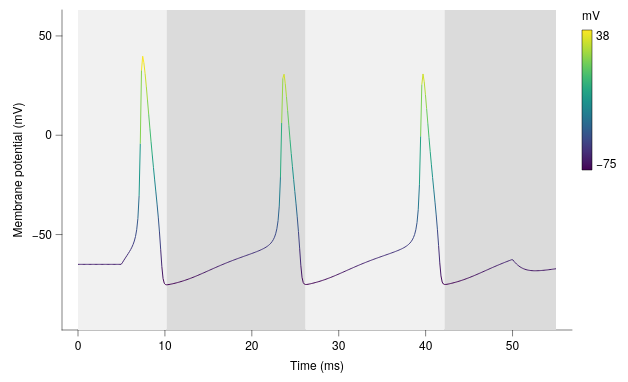

Specify this chart in Vega-Lite:
### Vega-Lite specification from a JSON file in a GitHub repository (floating-point values rounded to 4 significant figures; data arrays with more than 128 entries replaced by an {"elided": "..."} marker saying what was removed)
{"background": null, "config": {"arc": {"fill": "#DBDBDB", "fillOpacity": 1.0, "innerRadius": 40.0, "padAngle": 0.03, "stroke": "black", "strokeOpacity": 1, "strokeWidth": 0.25}, "area": {"fill": "#DBDBDB", "fillOpacity": 1.0, "stroke": "black", "strokeOpacity": 1, "strokeWidth": 0.25}, "axis": {"domain": true, "domainCap": "round", "domainColor": "black", "domainWidth": 0.25, "grid": false, "gridCap": "round", "gridColor": "#F1F1F1", "gridDash": [0, 0], "gridOpacity": 1.0, "gridWidth": 0.25, "labelColor": "black", "labelFont": "Helvetica Neue, HelveticaNeue, Helvetica, Arial, sans-serif", "labelFontSize": 6, "labelFontStyle": "normal", "labelFontWeight": 400, "offset": 0, "ticks": true, "tickCap": "round", "tickColor": "black", "tickRound": false, "tickSize": 3.0, "tickWidth": 0.25, "titleColor": "black", "titleFont": "Helvetica Neue, HelveticaNeue, Helvetica, Arial, sans-serif", "titleFontSize": 6, "titleFontStyle": "normal", "titleFontWeight": 400}, "axisX": {"domain": true, "labelAlign": "center", "labelAngle": 0, "labels": true, "ticks": true, "translate": 0}, "axisY": {"domain": true, "labelAlign": "right", "labelAngle": 0, "labels": true, "ticks": true, "translate": 0}, "axisRight": {"domain": true, "labelAlign": "left", "labelAngle": 0, "labels": true, "ticks": true, "translate": 0}, "axisTop": {"domain": true, "labelAlign": "center", "labelAngle": 0, "labels": true, "ticks": true, "translate": 0}, "axisBand": {"tickOffset": 0}, "bar": {"fill": "#DBDBDB", "fillOpacity": 1.0, "stroke": "black", "strokeOpacity": 1, "strokeWidth": 0.25}, "boxplot": {"size": 14.4, "ticks": {"cornerRadius": 0.25, "fill": "black", "opacity": 1, "size": 7.2, "thickness": 0.25}, "box": {"fillOpacity": 1.0, "stroke": "black", "strokeOpacity": 1, "strokeWidth": 0.25}, "median": {"cornerRadius": 0, "fill": "black", "fillOpacity": 1.0, "opacity": 1, "size": 14.4, "thickness": 0.25}, "rule": {"fill": "black", "fillOpacity": 1.0, "size": 16.0, "stroke": "black", "strokeDash": [0, 0], "strokeOpacity": 1, "strokeWidth": 0.25}, "outliers": {"color": "black", "fill": "black", "fillOpacity": 1.0, "size": 0, "stroke": "black", "strokeOpacity": 1, "strokeWidth": 0.25}}, "circle": {"fill": "black", "fillOpacity": 1.0, "size": 2.0, "stroke": null, "strokeOpacity": 1, "strokeWidth": 0.25}, "errorband": {"band": {"fillOpacity": 0.6, "stroke": null, "strokeWidth": 0.25, "strokeOpacity": 1}, "borders": {"opacity": 0, "strokeOpacity": 1, "strokeWidth": 0.25}}, "errorbar": {"opacity": 1, "rule": {"strokeDash": [0, 0], "strokeWidth": 0.25}, "ticks": {"color": "black", "cornerRadius": 0.125, "opacity": 1, "size": 9.6, "thickness": 0.25}, "thickness": 0.25}, "font": "Helvetica Neue, HelveticaNeue, Helvetica, Arial, sans-serif", "geoshape": {"fill": "#DBDBDB", "fillOpacity": 1.0, "stroke": "black", "strokeOpacity": 1, "strokeWidth": 0.25}, "header": {"labelColor": "black", "labelFont": "Helvetica Neue, HelveticaNeue, Helvetica, Arial, sans-serif", "labelFontSize": 6, "labelFontStyle": "normal", "labelFontWeight": 400, "titleColor": "black", "titleFont": "Helvetica Neue, HelveticaNeue, Helvetica, Arial, sans-serif", "titleFontSize": 6, "titleFontStyle": "normal", "titleFontWeight": 400, "titlePadding": 0}, "legend": {"disable": false, "offset": 4.5, "titlePadding": 4, "labelOffset": 2, "gradientLabelOffset": 2, "columnPadding": 4, "rowPadding": 2, "gradientThickness": 5, "gradientOpacity": 1.0, "gradientStrokeColor": "black", "gradientStrokeWidth": 0.25, "labelColor": "black", "labelFont": "Helvetica Neue, HelveticaNeue, Helvetica, Arial, sans-serif", "labelFontSize": 6, "labelFontStyle": "normal", "labelFontWeight": 400, "strokeColor": "black", "strokeWidth": 0, "symbolSize": 36, "symbolStrokeColor": "black", "symbolStrokeWidth": 0.25, "titleColor": "black", "titleFont": "Helvetica Neue, HelveticaNeue, Helvetica, Arial, sans-serif", "titleFontSize": 6, "titleFontStyle": "normal", "titleFontWeight": 400}, "line": {"color": "black", "stroke": "black", "strokeCap": "butt", "strokeDash": [0, 0], "strokeOpacity": 1, "strokeWidth": 0.5}, "point": {"filled": true, "fill": "#DBDBDB", "fillOpacity": 1.0, "size": 8.0, "stroke": "black", "strokeOpacity": 1, "strokeWidth": 0.25}, "range": {"category": ["#9D9D9D", "#28287D", "#004225", "#47266F", "#00605D", "#DBDBDB", "#7983C1", "#6E927B", "#937FB4", "#699A97"], "diverging": {"scheme": ["#4F4265", "#6A5C82", "#85789D", "#A196B7", "#BDB5CE", "#D8D6DD", "#F6F6F6", "#CED8D7", "#9DBFBD", "#75A3A0", "#518683", "#326967", "#164D4B"]}, "heatmap": {"scheme": ["#440154", "#472270", "#433E82", "#38598C", "#2C728E", "#238A8D", "#24A086", "#39B578", "#5DC862", "#96D646", "#CAE02D", "#FDE724"]}, "ordinal": {"scheme": ["#F1F1F1", "#DBDBDB", "#C6C6C6", "#B2B2B2", "#9D9D9D", "#898989", "#767676", "#636363", "#515151", "#404040", "#2F2F2F", "#1F1F1F"]}, "ramp": {"scheme": ["#440154", "#472270", "#433E82", "#38598C", "#2C728E", "#238A8D", "#24A086", "#39B578", "#5DC862", "#96D646", "#CAE02D", "#FDE724"]}}, "rule": {"color": "black", "stroke": "black", "strokeCap": "round", "strokeDash": [2, 2], "strokeOpacity": 1, "strokeWidth": 0.25}, "scale": {"barBandPaddingInner": 0.1, "rectBandPaddingInner": 0, "tickBandPaddingInner": 0.1, "bandPaddingOuter": 0.1, "bandWithNestedOffsetPaddingInner": 0.2, "bandWithNestedOffsetPaddingOuter": 0.2, "offsetBandPaddingInner": 0, "offsetBandPaddingOuter": 0, "continuousPadding": 8.0, "round": false}, "rect": {"fill": "#DBDBDB", "fillOpacity": 1.0, "stroke": "black", "strokeOpacity": 1, "strokeWidth": 0.25}, "square": {"fill": "#DBDBDB", "fillOpacity": 1.0, "size": 16.0, "stroke": "black", "strokeOpacity": 1, "strokeWidth": 0.25}, "text": {"color": "black", "font": "Helvetica Neue, HelveticaNeue, Helvetica, Arial, sans-serif", "fontSize": 6, "fontStyle": "normal", "fontWeight": 400}, "tick": {"color": "black", "cornerRadius": 0.125, "opacity": 1.0, "size": 14.4, "thickness": 0.25}, "title": {"anchor": "middle", "frame": "group", "color": "black", "font": "Helvetica Neue, HelveticaNeue, Helvetica, Arial, sans-serif", "fontSize": 6, "fontStyle": "normal", "fontWeight": 400, "subtitleColor": "black", "subtitleFont": "Helvetica Neue, HelveticaNeue, Helvetica, Arial, sans-serif", "subtitleFontSize": 6, "subtitleFontStyle": "normal", "subtitleFontWeight": 400}, "trail": {"color": "black", "opacity": 1, "size": 0.5}, "view": {"continuousWidth": 255, "continuousHeight": 160, "discreteWidth": 255, "discreteHeight": 160, "fill": null, "stroke": null, "strokeWidth": 0.25}}, "layer": [{"data": {"name": "data-f649f9d1c293ec8042ca0358e3477a5a"}, "mark": {"type": "rect", "color": "#F1F1F1", "cornerRadius": 0, "opacity": 1.0, "stroke": null, "strokeOpacity": 0, "strokeWidth": 0}, "encoding": {"x": {"datum": 0.0}, "x2": {"datum": 10.2}}, "name": "__dsshade_3"}, {"data": {"name": "data-f649f9d1c293ec8042ca0358e3477a5a"}, "mark": {"type": "rect", "color": "#DBDBDB", "cornerRadius": 0, "opacity": 1.0, "stroke": null, "strokeOpacity": 0, "strokeWidth": 0}, "encoding": {"x": {"datum": 10.2}, "x2": {"datum": 26.19}}, "name": "__dsshade_4"}, {"data": {"name": "data-f649f9d1c293ec8042ca0358e3477a5a"}, "mark": {"type": "rect", "color": "#F1F1F1", "cornerRadius": 0, "opacity": 1.0, "stroke": null, "strokeOpacity": 0, "strokeWidth": 0}, "encoding": {"x": {"datum": 26.19}, "x2": {"datum": 42.18}}, "name": "__dsshade_5"}, {"data": {"name": "data-f649f9d1c293ec8042ca0358e3477a5a"}, "mark": {"type": "rect", "color": "#DBDBDB", "cornerRadius": 0, "opacity": 1.0, "stroke": null, "strokeOpacity": 0, "strokeWidth": 0}, "encoding": {"x": {"datum": 42.18}, "x2": {"datum": 55.0}}, "name": "__dsshade_6"}, {"data": {"name": "data-b6f7fd2acaa55968da0c694514d772cd"}, "mark": {"type": "line"}, "encoding": {"color": {"field": "mV", "title": "mV", "type": "quantitative", "legend": {"gradientLength": 70.0}}, "detail": {"field": "seg", "type": "nominal"}, "x": {"field": "t", "scale": {"domain": [0, 55], "nice": false}, "title": "Time (ms)", "type": "quantitative"}, "y": {"field": "V", "scale": {"domain": [-90, 55], "nice": false}, "title": "Membrane potential (mV)", "type": "quantitative"}}}], "$schema": "https://vega.github.io/schema/vega-lite/v6.4.1.json", "datasets": {"data-f649f9d1c293ec8042ca0358e3477a5a": [{"__dummy": 0, "__dysonsphere__": 1}], "data-b6f7fd2acaa55968da0c694514d772cd": {"elided": "798 records"}}}
